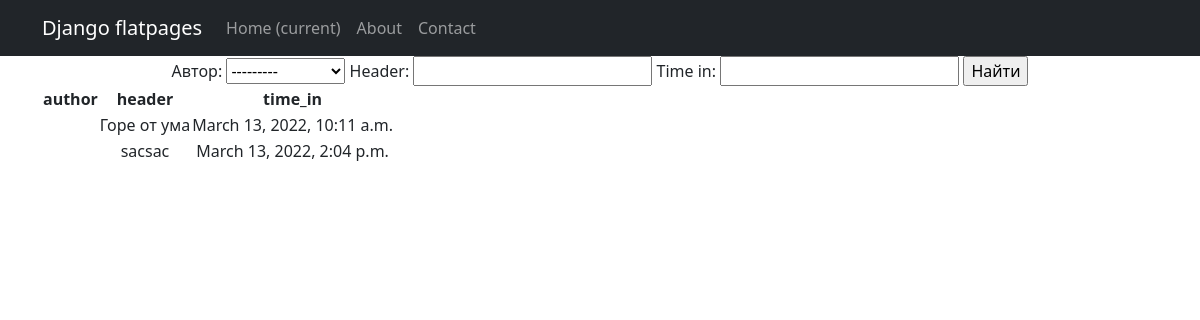
The page /search/ on the database as committed earlier.
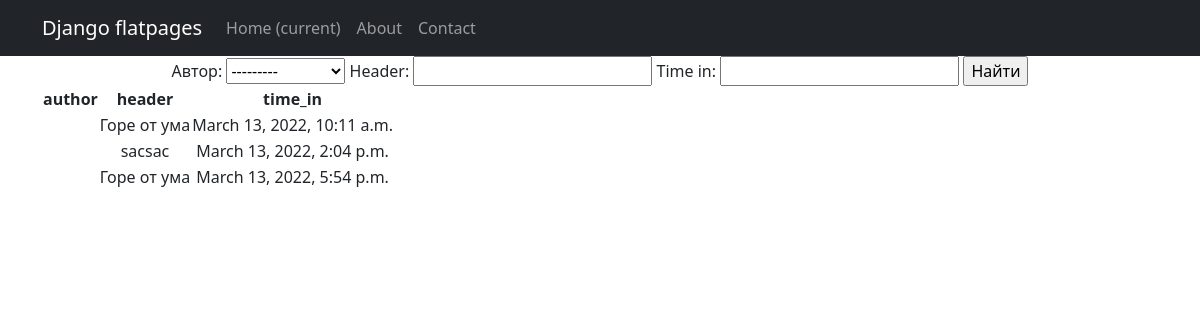
The same page on the database as committed later.
### news/models.py (models this page shows, shortened)
class Post(models.Model):
    news = 'NE'
    paper = 'PA'
    POSITIONS = [(news, "Новости"), (paper, "Статьи")]
    authors = models.ForeignKey(Author, on_delete=models.CASCADE, verbose_name='Автор', default="Dima")
    categories = models.ForeignKey(Category, on_delete=models.CASCADE, blank=True, null=True, verbose_name= 'Категория(categories)')
    time_in = models.DateTimeField(auto_now_add=True)
    header = models.CharField(max_length=255)
    text = models.TextField()
    rating_post = models.FloatField(default=1.0)
    paper_news = models.CharField(max_length=2, choices=POSITIONS, default=news)

### news/views.py (the view)
# urls.py: path('search/', PostSearch.as_view(), name='search'),
class PostSearch(PostList):
    model = Post  # модель всё та же, но мы хотим получать детали конкретно отдельного товара
    template_name = 'Search.html' # название HTML файла
    context_object_name = 'search'  # название объекта. в нём будет
    paginate_by = 10
    filter_class = PostFilter
    def get_filter(self):
        return PostFilter(self.request.GET, queryset=super().get_queryset())  # вписываем наш фильтр в контекст
    def get_queryset(self):
        return self.get_filter().qs
    def get_context_data(self, **kwargs):
        context = super().get_context_data(**kwargs)
        context['filter'] = PostFilter(self.request.GET, queryset=self.get_queryset())
        return context

### news/models.py (called while the page is built)
    def __str__(self):
        return f'{self.users}'

### news/views.py (called while the page is built)
    def get_context_data(self, **kwargs):
        logger.error("Hello! I'm error in your app. Enjoy:)")
        context = super().get_context_data(**kwargs)
        context['time_now'] = datetime.utcnow()  # добавим переменную текущей даты time_now
        context[
            'value1'] = None  # добавим ещё одну пустую переменную, чтобы на её примере посмотреть работу другого фильтра
        return context

### templates/Search.html (shortened to what this page needs)
{% extends 'flatpages/default.html' %}
{% block content %}
<form method="GET">
    {{ filter.form }}
    <input type="submit" value="Найти">
</form>
<table>
    <thead>
        <th>
            author
        </th>
        <th>
            header
        </th>
        <th>
            time_in
        </th>
    </thead>
    {% for post in filter.qs %}
    <tr>
        <td>
        </td>
        <td>
            {{ post.header }}
        </td>
        <td>
            {{ post.time_in }}
        </td>
    </tr>
    {% endfor %}
</table>
{% endblock content %}

### templates/flatpages/default.html (shortened to what this page needs)
<!DOCTYPE html>
<html lang="en">
    <head>
        {% load static %}
        <link href="{% static 'css/styles.css' %}" rel="stylesheet" />
    </head>
    <body>
        <nav class="navbar navbar-expand-lg navbar-dark bg-dark static-top">
           <div class="container">
               <a class="navbar-brand" href="#">Django flatpages</a>
               <div class="collapse navbar-collapse" id="navbarResponsive">
                   <ul class="navbar-nav ml-auto">
                       <li class="nav-item active">
                           <a class="nav-link" href="#">Home
                               <span class="sr-only">(current)</span>
                           </a>
                       </li>
                       <li class="nav-item">
                           <a class="nav-link" href="/about/">About</a>
                       </li>
                       <li class="nav-item">
                           <a class="nav-link" href="/contacts/">Contact</a>
                       </li>
                   </ul>
               </div>
           </div>
        </nav>
        <div class="container">
           <div class="row">
               <div class="col-lg-12 text-center">
                   {% block content %}{% endblock content %}
               </div>
           </div>
        </div>
    </body>
</html>

Rows that differ between the two databases and show on the page:
added Post: header "Горе от ума", time_in "March 13, 2022, 5:54 p.m."
